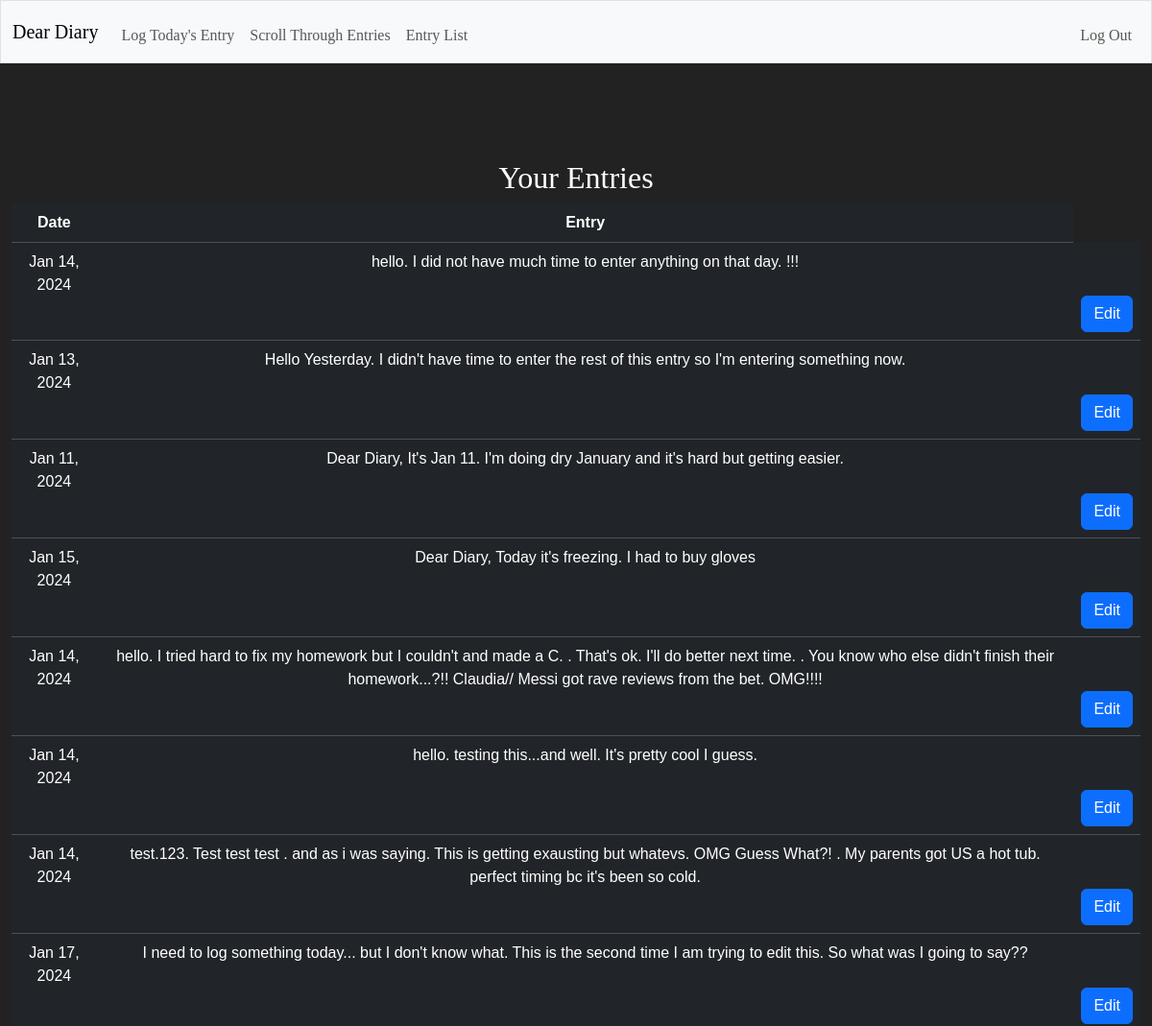
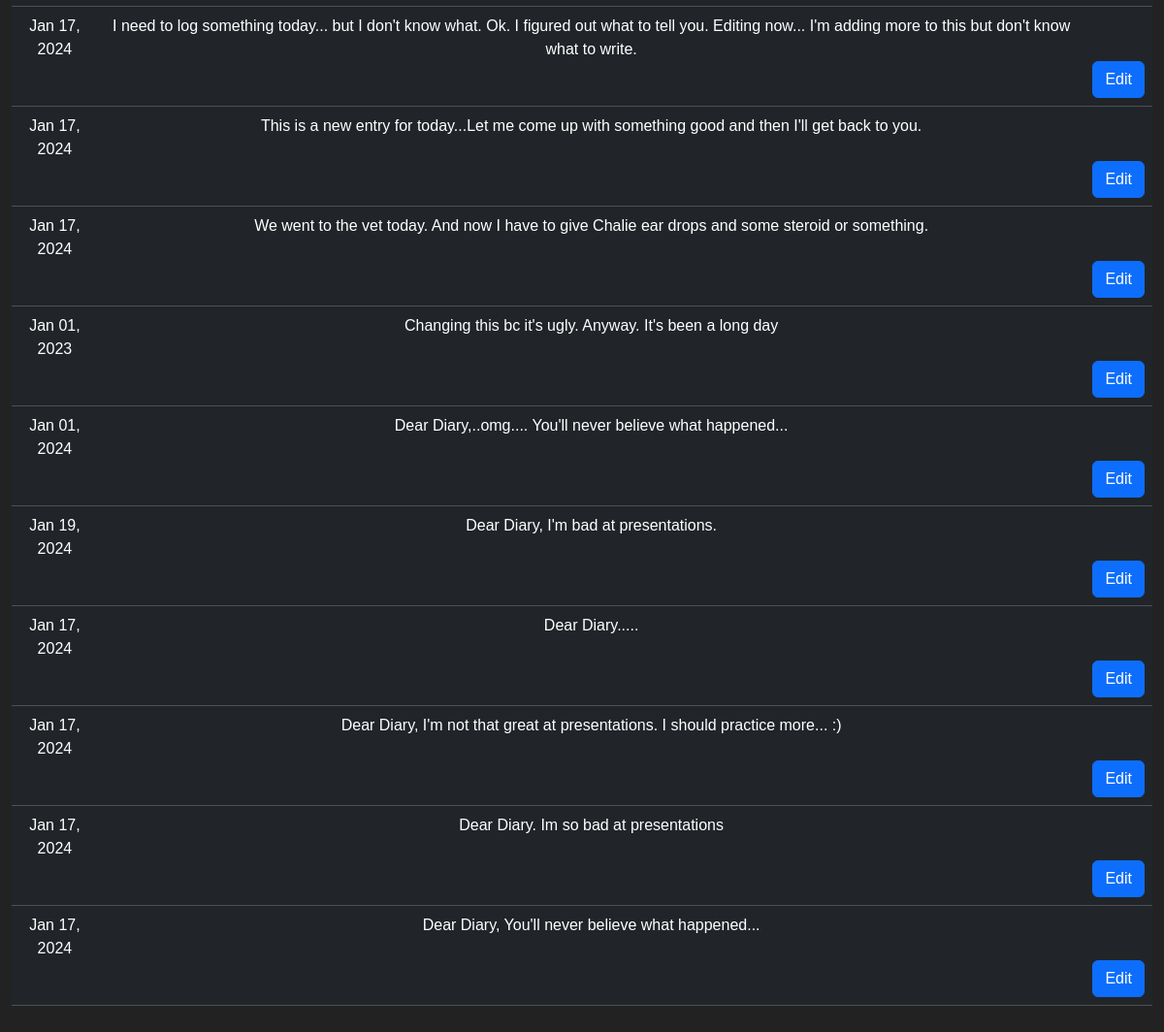
Screenshot of /history (signed in) with the database file from the repository (2 pictures, top to bottom).
### app.py (models this page shows)
class Entries(db.Model):
    id = db.Column(db.Integer, primary_key=True)
    user_id = db.Column(db.Integer, db.ForeignKey('users.id'), nullable=False)
    date = db.Column(db.String(10), nullable=False)
    entry = db.Column(db.Text, nullable=False)

### app.py (the view, shortened to what this page needs)
@app.route("/history", methods=["GET"])
@login_required
def history():
    user_id = session.get("user_id")
    args = request.args.get('historymodal')
    print(f"args for history at line {get_line_number()}", args)
    if not args:
        entries = Entries.query.filter_by(user_id=user_id).all()
        print(f"we are in history app route line {get_line_number}",entries)
        if not entries:
            return apology("You don't have any entries yet", 400)
        else:
            return render_template("entries.html", entries=entries)
    return render_template("entries.html", entries=entries)

### app.py (called while the page is built)
@app.after_request
def after_request(response):
    response.headers["Cache-Control"] = "no-cache, no-store, must-revalidate"
    response.headers["Expires"] = 0
    response.headers["Pragma"] = "no-cache"
    return response

### helpers.py (called while the page is built)
def login_required(f):
    @wraps(f)
    def decorated_function(*args, **kwargs):
        if session.get("user_id") is None:
            return redirect("/login")
        return f(*args, **kwargs)
    return decorated_function

def datefixer(value):
    stringdate = datetime.strptime(value,'%Y-%m-%d')
    monthname = stringdate.strftime('%b')
    day = stringdate.strftime('%d')
    yr = stringdate.strftime('%Y')
    return f"{monthname+' '+day+','+' '+yr}"

def get_line_number():
    return inspect.currentframe().f_back.f_lineno

### templates/entries.html (shortened to what this page needs)
{% extends "layout.html" %}
{% block main %}
    <div class="section" style="margin-top: 10%;" >
        <h2>Your Entries</h2>
        <table class="table table-dark">
            <thead class="center">
                <tr>
                    <th>Date</th>
                    <th>Entry</th>
                </tr>
            </thead>
                    <tbody>
                        {% for entry in entries %}
                                <tr>
                                <td>{{entry.date | datefixer }}</td>
                                <td class="entries">{{entry.entry}}</td>
                                <td> <form action="/entry" method="get" class = "mt-5">
                                    <button class="btn btn-primary" type="submit">Edit</button>
                                </form>
                                </td>
                            </tr>
                        </div>
                        {% endfor %}
    {% endblock %}

### templates/layout.html (shortened to what this page needs)
<!DOCTYPE html>
<html lang="en">
    <head>
         <link href="https://cdn.jsdelivr.net/npm/bootstrap@5.3.2/dist/css/bootstrap.min.css" rel="stylesheet">
         <link href="/static/styles.css" rel="stylesheet">
    </head>
    <body class="body">
        <nav class="bg-light fixed-top border navbar navbar-expand-md navbar-light">
            <div class="container-fluid">
                <a class="navbar-brand" href="/"><span style="font-family:Cursive">Dear Diary</span></a>
                <div class="collapse navbar-collapse" id="navbar">
                    {% if session["user_id"] %}
                        <ul class="navbar-nav me-auto mt-2">
                            <li class="nav-item"><a class="nav-link" style="font-family:Cursive"href="/entry">Log Today's Entry</a></li>
                            <li class="nav-item"><a class="nav-link" style="font-family:Cursive"href="/scrollmy">Scroll Through Entries</a></li>
                            <li class="nav-item"><a class="nav-link" style="font-family:Cursive"href="/history">Entry List</a></li>
                        </ul>
                        <ul class="navbar-nav ms-auto mt-2">
                            <li class="nav-item"><a class="nav-link" style="font-family:Cursive"href="/logout">Log Out</a></li>
                        </ul>
                    {% else %}
                        <ul class="navbar-nav ms-auto mt-2">
                            <li class="nav-item"><a class="nav-link" style="font-family:Cursive" href="/register">Create Free Account</a></li>
                            <li class="nav-item"><a class="nav-link" style="font-family:Cursive" href="/login">Log In</a></li>
                        </ul>
                    {% endif %}
                </div>
            </div>
        </nav>
        <main class="container-fluid py-5">
            {% block main %}{% endblock %}
        </main>
    </body>
</html>

### static/styles.css (style rules this page uses)
* { box-sizing: border-box; }
body { display: flex; align-content: space-between; align-items: start; justify-content: center; width: 100vw; height: 200dvh; background-color: #222; color: #ccc; font-size: 1rem; font-weight: 400; line-height: 1.5; text-align: center; font-family: Arial, sans-serif; overflow: scroll; }
button { border: 2px solid red; padding: 7px; border: none; border-radius: 4px; cursor: pointer; background-color: #2ecc71; }
h1, h2 { color: white; font-weight: 400; font-family: Cursive; }
h1, h2, p, li { max-width: none; }
.navbar { margin-bottom: 6px; }

### rows the page displays
Entries: date "Jan 14, 2024", entry "hello. I did not have much time to enter anything on that day. !!!"
Entries: date "Jan 13, 2024", entry "Hello Yesterday. I didn't have time to enter the rest of this entry so I'm entering something now."
Entries: date "Jan 11, 2024", entry "Dear Diary, It's Jan 11. I'm doing dry January and it's hard but getting easier."
Entries: date "Jan 15, 2024", entry "Dear Diary, Today it's freezing. I had to buy gloves"
Entries: date "Jan 14, 2024", entry "hello. I tried hard to fix my homework but I couldn't and made a C. . That's ok. I'll do better next time. . You know who else didn't finish their homework...?!! Claudia// Messi got rave reviews from the bet. OMG!!!!"
Entries: date "Jan 14, 2024", entry "hello. testing this...and well. It's pretty cool I guess."
Entries: date "Jan 14, 2024", entry "test.123. Test test test . and as i was saying. This is getting exausting but whatevs. OMG Guess What?! . My parents got US a hot tub. perfect timing bc it's been so cold."
Entries: date "Jan 17, 2024", entry "I need to log something today... but I don't know what. This is the second time I am trying to edit this. So what was I going to say??"
Entries: date "Jan 17, 2024", entry "I need to log something today... but I don't know what. Ok. I figured out what to tell you. Editing now... I'm adding more to this but don't know what to write."
Entries: date "Jan 17, 2024", entry "This is a new entry for today...Let me come up with something good and then I'll get back to you."
Entries: date "Jan 17, 2024", entry "We went to the vet today. And now I have to give Chalie ear drops and some steroid or something."
Entries: date "Jan 01, 2023", entry "Changing this bc it's ugly. Anyway. It's been a long day"
Entries: date "Jan 01, 2024", entry "Dear Diary,..omg.... You'll never believe what happened..."
Entries: date "Jan 19, 2024", entry "Dear Diary, I'm bad at presentations."
Entries: date "Jan 17, 2024", entry "Dear Diary....."
Entries: date "Jan 17, 2024", entry "Dear Diary, I'm not that great at presentations. I should practice more... :)"
Entries: date "Jan 17, 2024", entry "Dear Diary. Im so bad at presentations"
Entries: date "Jan 17, 2024", entry "Dear Diary, You'll never believe what happened..."
